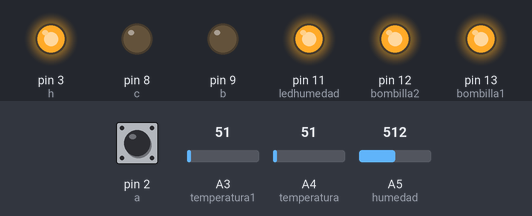
Bench run of a sketch on a simulated Arduino Uno, built with avr-gcc and run on an emulated ATmega328P. Parts: output pins drawn as LEDs (lit = HIGH). Inputs (shaded band) come from the test bench; at power-on: pin 2 (a) HIGH, A5 (humedad) = 512, A3 (temperatura1) = 51, A4 (temperatura) = 51. What the sketch prints to the serial monitor is not drawn.

Above: at 4.8 s.
4.9 s: pin 2 (a) pulled LOW for 3 s
At 9.3 s:
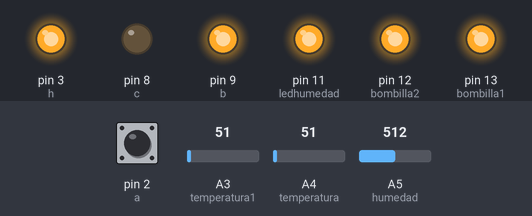
15.5 s: A5 (humedad) set to 357
20.5 s: A5 (humedad) set to 341
At 25.1 s:
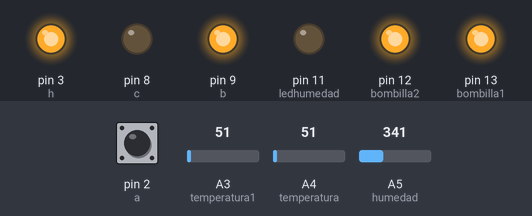
29.5 s: pin 2 (a) pulled LOW for 3 s
At 30.9 s:
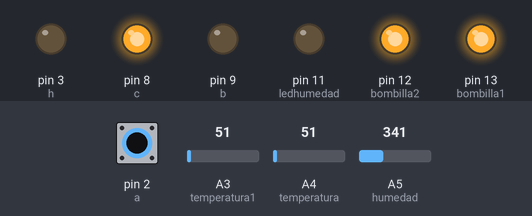
34.5 s: A5 (humedad) set to 360
At 39.4 s:
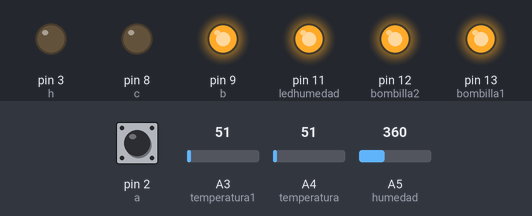
43.8 s: pin 2 (a) pulled LOW for 3 s
At 45.2 s:
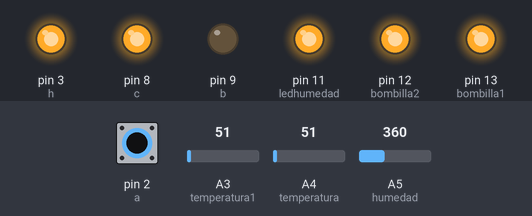
Timing chart, 0 to 49.5 s (numbered marks = the images above; inputs shaded):
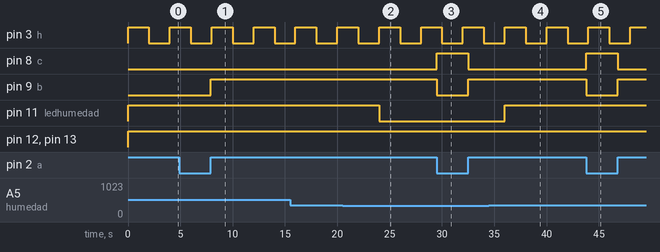

Measured:
- the behaviour switches between 350 and 349 on A5 (humedad) (found by bisection; images 1 and 2)
- after the input at 4.9 s, pin 9 (b): LOW → HIGH after 3.0 s
- after the input at 20.5 s, pin 11 (ledhumedad): HIGH → LOW after 3.5 s
- after the input at 29.5 s, pin 8 (c): LOW → HIGH at once, → LOW 3.0 s later; pin 9 (b): HIGH → LOW at once, → HIGH 3.0 s later
- after the input at 34.5 s, pin 11 (ledhumedad): LOW → HIGH after 1.5 s
- after the input at 43.8 s, pin 8 (c): LOW → HIGH at once, → LOW 3.0 s later; pin 9 (b): HIGH → LOW at once, → HIGH 3.0 s later
- by itself, pin 3 (h): alternates HIGH for 2.0 s and LOW for 2.0 s

The sketch:

proyecto_de_incubadora.ino
```cpp
//servo motor
int c=8;
int a=2;
int b=9;
int h=3;
long tiempo=0;
int estado1=LOW;
int estado=LOW;
int state=HIGH;


//la simulacion de los sensores de temperatura y de humedad lo hicimos con la LDR porque no tenemos sensores de calor

//sensores
int temperatura=4;  //la temperatura se cambiara de acuerdo a la especie que se desea incubar las siguientes especificaciones de temperatura y humedad son las de huevos de gallina
int temperatura1=3;   //este pin3 es analogo por si alguna confusion
int humedad= 5;   //la humedad se mide en un por ciento los huevos se debe de mantener a un 58-60% que en grados celsius es de 28.8-30grados celsius
int bombilla1=13;
int bombilla2=12;
int ledhumedad=11;

//volor de las variables
int temperatura_val =0;
int temperatura1_val =0;
int humedad_val =0;


void setup() {
  // put your setup code here, to run once:
pinMode(bombilla1, OUTPUT);
pinMode(bombilla2, OUTPUT);
pinMode(ledhumedad, OUTPUT);


//configuracion del servo motor
pinMode(c, OUTPUT);
pinMode(b, OUTPUT);
pinMode(h, OUTPUT);
Serial.begin(9600);

pinMode(a, INPUT_PULLUP);
attachInterrupt(digitalPinToInterrupt(a),rotor,CHANGE);
}

void loop() {
  // put your main code here, to run repeatedly:


temperatura_val = analogRead (temperatura);
temperatura1_val = analogRead (temperatura1);
humedad_val = analogRead (humedad);


 if (temperatura_val < 350){

     digitalWrite(bombilla1,HIGH);

 }else {

   digitalWrite(bombilla1,LOW);

 }


if (temperatura1_val < 350){

     digitalWrite(bombilla2,HIGH);

 }else {

   digitalWrite(bombilla2,LOW);

 }


 if (humedad_val < 350){

     digitalWrite(ledhumedad,LOW);

 }else {

   digitalWrite(ledhumedad,HIGH);

 }


 digitalWrite(h, HIGH);
delay(2000);
  digitalWrite(h, LOW);
 delay(2000);

}


void rotor(){


   digitalWrite(b,estado1);
    digitalWrite(c,estado);

  if(state){
    estado1=!estado1;
    estado=LOW;
    Serial.print(" cerro la puerta   ");
  }else{
    estado=!estado;
    estado1=LOW;
    Serial.print(" abrio la puerta   ");
  }
  state=!state;
  tiempo=millis();
}
```
